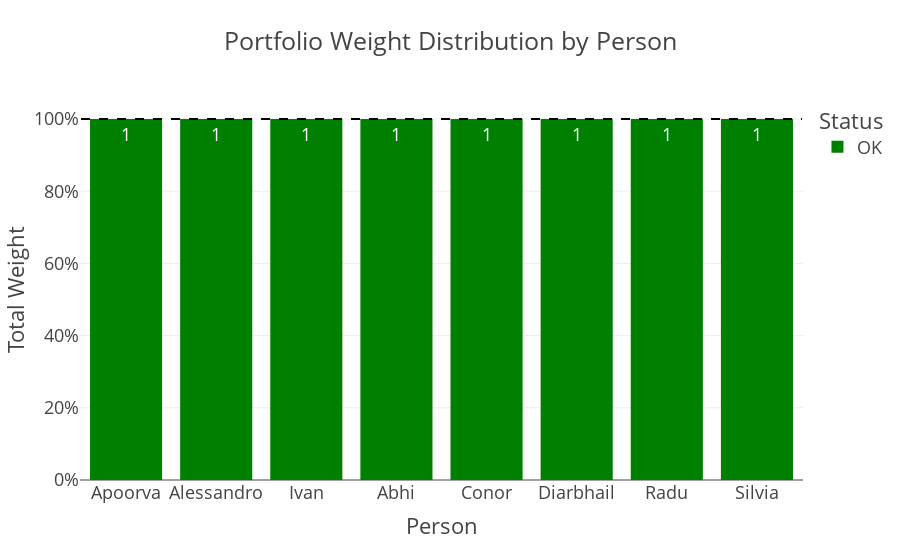

Notebook source saved alongside this figure:
### Code cell
# Check that each person's weights sum to 100%
person_weights = {}

for position in POSITIONS:
    name = position['name']
    weight = position['weight']
    
    if name not in person_weights:
        person_weights[name] = 0
    
    person_weights[name] += weight

# Create a DataFrame for visualization
weights_df = pd.DataFrame({
    'Person': list(person_weights.keys()),
    'Total Weight': list(person_weights.values())
})

# Add a status column
weights_df['Status'] = weights_df['Total Weight'].apply(lambda x: 'OK' if abs(x - 1.0) < 0.01 else 'ERROR - Not 100%')

# Display the results
print("Weight sum for each person:")
for name, total_weight in person_weights.items():
    print(f"{name}: {total_weight:.2f} ({'OK' if abs(total_weight - 1.0) < 0.01 else 'ERROR - Not 100%'})")

# Create a bar chart to visualize the weights
fig = px.bar(
    weights_df, 
    x='Person', 
    y='Total Weight',
    color='Status',
    title='Portfolio Weight Distribution by Person',
    text='Total Weight',
    color_discrete_map={'OK': 'green', 'ERROR - Not 100%': 'red'}
)

# Add a horizontal line at 1.0 (100%)
fig.add_shape(
    type="line",
    x0=-0.5,
    y0=1.0,
    x1=len(weights_df)-0.5,
    y1=1.0,
    line=dict(color="black", width=2, dash="dash")
)

# Format the y-axis as percentage
fig.update_layout(
    yaxis=dict(title="Total Weight", tickformat=".0%"),
    template='presentation'
)

# Show the figure
fig.show()

### Figure 1 — Plotly figure (JSON) as saved in the notebook; plotly's stock layout.template omitted (floating-point values rounded to 4 significant figures)
{"data": [{"hovertemplate": "Status=OK<br>Person=%{x}<br>Total Weight=%{text}<extra></extra>", "legendgroup": "OK", "marker": {"color": "green", "pattern": {"shape": ""}}, "name": "OK", "orientation": "v", "showlegend": true, "text": [1.0, 1.0, 1.0, 1.0, 1.0, 1.0, 1.0, 1.0], "textposition": "auto", "type": "bar", "x": ["Apoorva", "Alessandro", "Ivan", "Abhi", "Conor", "Diarbhail", "Radu", "Silvia"], "xaxis": "x", "y": [1.0, 1.0, 1.0, 1.0, 1.0, 1.0, 1.0, 1.0], "yaxis": "y"}], "layout": {"barmode": "relative", "legend": {"title": {"text": "Status"}, "tracegroupgap": 0}, "shapes": [{"line": {"color": "black", "dash": "dash", "width": 2}, "type": "line", "x0": -0.5, "x1": 7.5, "y0": 1, "y1": 1}], "title": {"text": "Portfolio Weight Distribution by Person"}, "xaxis": {"anchor": "y", "domain": [0, 1], "title": {"text": "Person"}}, "yaxis": {"anchor": "x", "domain": [0, 1], "tickformat": ".0%", "title": {"text": "Total Weight"}}}}
